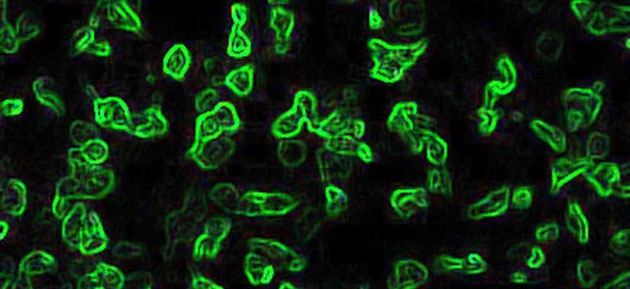
#> input picture Digital Image Processing/colorslice/c_276004-l_1-k_onkolytiska630.jpg, 630 x 289 px
$ python main.py
#> lines starting #> are read from the running program, lines starting #| are printed output that depends on the picture; after the words box and inside, x2 and y2 are one past the last pixel; in counts of white or black regions, pixels touching at a corner belong together
import matplotlib.pyplot as plt
import numpy as np

grayscale_trans = np.array([0.2126, 0.7152, 0.0722])
image = plt.imread('c_276004-l_1-k_onkolytiska630.jpg')@grayscale_trans
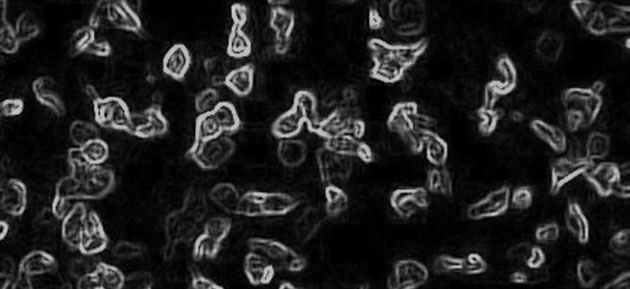
#> image: shape (289, 630) float64; min 0, max 208, mean 31.2
image = image.astype('uint8')

R = np.zeros(image.shape)
G = np.zeros(image.shape)
B = np.zeros(image.shape)

row, col = image.shape
#> row = 289; col = 630
image_sliced = np.zeros((row, col, 3))


# Slice intensities
idx = np.where(image < 50)
#> idx = 145267 positions, rows 0 to 288, columns 0 to 629
values = image[idx]
R[idx] = values
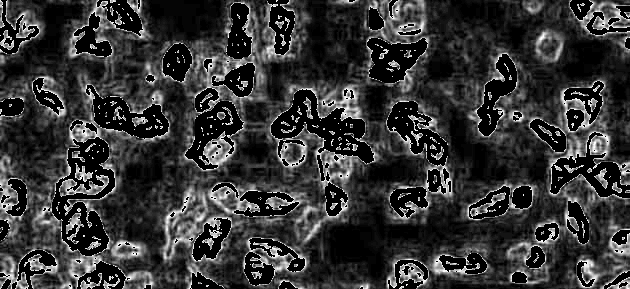
#> R: shape (289, 630) float64; min 0, max 49, mean 10.2; drawn with min black and max white

idx = np.where((image >= 50) & (image < 100))
#> idx = 21201 positions, rows 0 to 288, columns 0 to 629
values = image[idx]
G[idx] = values
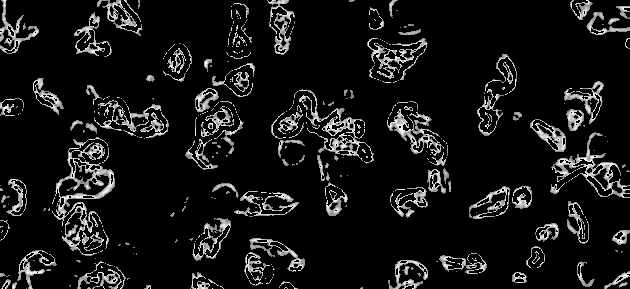
#> G: shape (289, 630) float64; min 0, max 99, mean 8.3; drawn with min black and max white
B[idx] = values

idx = np.where((image >= 100))
#> idx = 15602 positions, rows 0 to 288, columns 0 to 629
values = image[idx]
#> values = 15602 values, max 208 at index 499, min 100 at index 63, mean 142.9
R[idx] = values
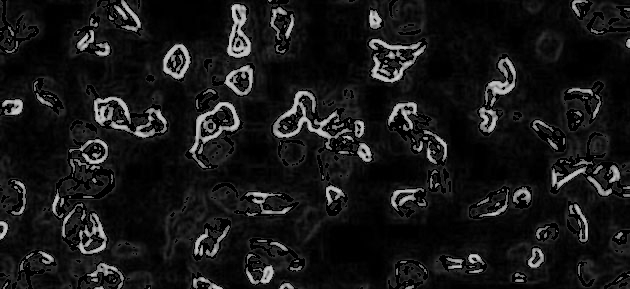
#> R: shape (289, 630) float64; 8.57% of pixels changed, all inside (x1, y1, x2, y2) = (0, 0, 630, 289)
B[idx] = values
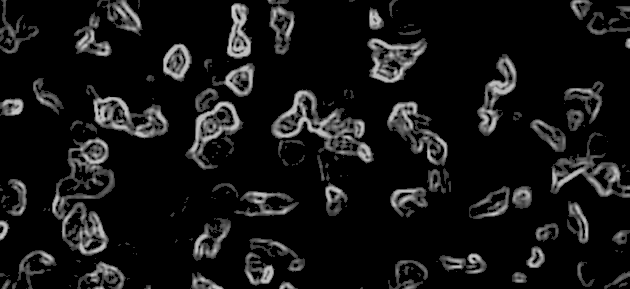
#> B: shape (289, 630) float64; 8.57% of pixels changed, all inside (x1, y1, x2, y2) = (0, 0, 630, 289)


# Enter colors matricies
image_sliced[:,:,0] = R
image_sliced[:,:,1] = G
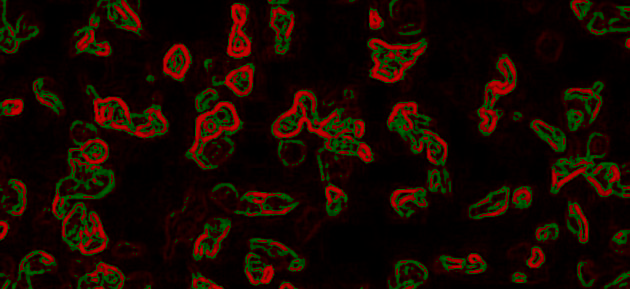
#> image_sliced: shape (289, 630, 3) float64; mean of channels 0, 1, 2 22.5, 8.3, 0; drawn as R, G, B
image_sliced[:,:,2] = B


# Plot
fig, ax = plt.subplots(1, 3)
ax[0].imshow(image, cmap = 'gray')
ax[1].imshow(image, cmap = 'inferno')
ax[2].imshow(image_sliced)
plt.show()
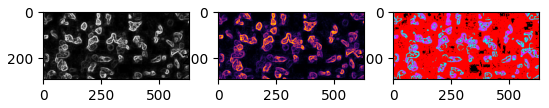
#> figure drawn by matplotlib, 3 panels
